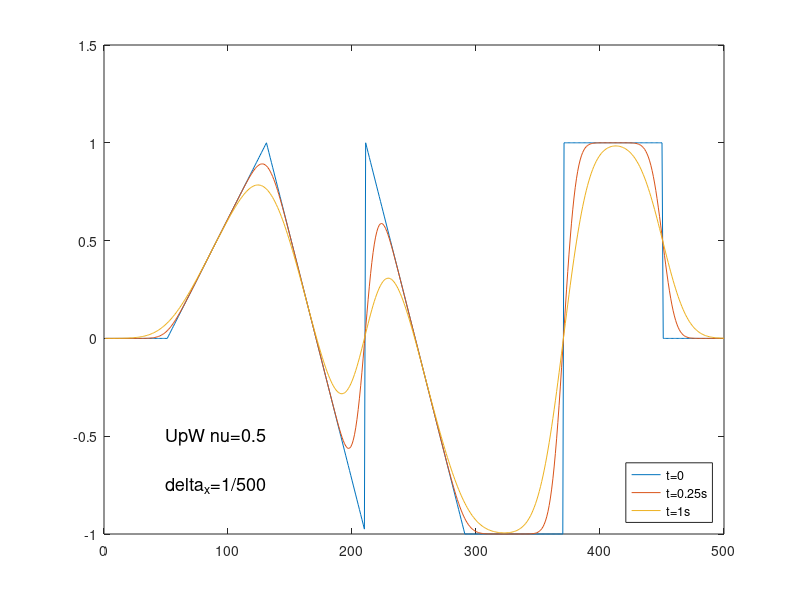
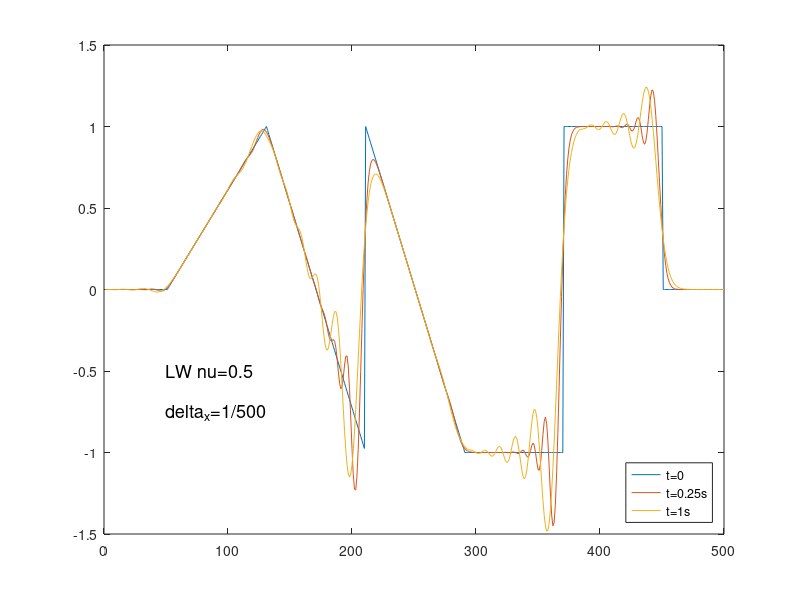
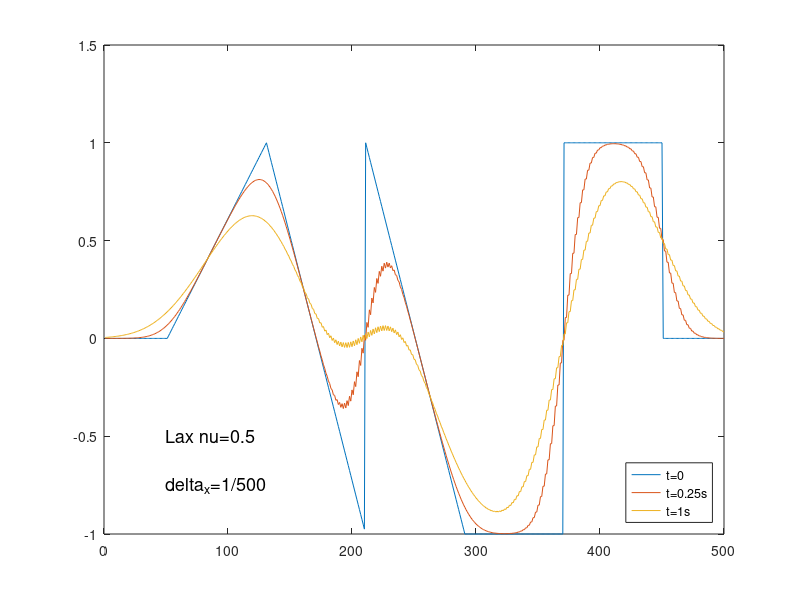
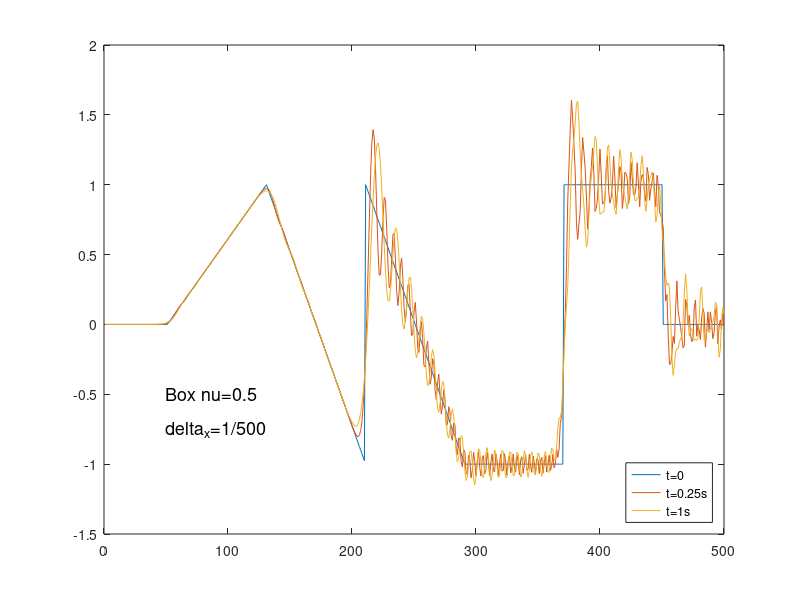

MATLAB code to generate these figures, in order: (Note: a time limit stopped this script after it produced the figures.)
J0=500; T1=0.25; T2=1;
for nu=[0.5,0.8] %0.7,0.9]
    nunu=nu*nu; nudiv=(1-nu)/(1+nu);
    d_x=1/J0; d_t=nu*d_x;
    N1=round(T1/d_t); N2=round(T2/d_t); J=round(J0+1+nu*N2);
    u0=zeros(J+1,1);
    for i=1:J
        x=(i-1)*d_x;
        if x<0.1
            u0(i,1)=0;
        elseif x<0.26
            u0(i,1)=(x-0.1)/0.16;
        elseif x<0.42
            u0(i,1)=(0.34-x)/0.08;
        elseif x<0.58
            u0(i,1)=(0.5-x)/0.08;
        elseif x<0.74
            u0(i,1)=-1;
        elseif x<0.9
            u0(i,1)=1;
        else
            u0(i,1)=0;
        end
    end
    for m=1:5
        figure(round(m+(nu-0.5)*50/3))
        plot(u0(1:J0,1))
        hold on
        u=zeros(J+1,1); utmp=u0;
        if m==5
            utmp2=zeros(J+1,1);
            for k=1:J0
                utmp2(k,1)=u0(k+1,1);
            end
        end
        for n=1:N2
            switch m
                case 1 %Upwind
                    u(1,1)=0; %u(1,1)=utmp(1,1);
                    for k=2:min((J0+n),J)
                        u(k,1)=(1-nu)*utmp(k,1)+nu*utmp(k-1);
                    end
                case 2 %Lax-Wendroff
                    u(1,1)=0;
                    %u(1,1)=(1-nunu)*utmp(1,1)+0.5*(nunu-nu)*utmp(2,1);
                    for k=2:min((J0+n),J)
                        u(k,1)=(1-nunu)*utmp(k,1)+0.5*((nunu+nu)* ...
                            utmp(k-1,1)+(nunu-nu)*utmp(k+1,1));
                    end
                case 3 %Lax-Friedrichs
                    u(1,1)=0; %u(1,1)=0.5*(1-nu)*utmp(2,1);
                    for k=2:min((J0+n),J)
                        u(k,1)=0.5*((1+nu)*utmp(k-1,1)+(1-nu)*utmp(k+1,1));
                    end
                case 4 %Thomee (Box)
                    u(1,1)=0;
                    for k=2:min((J0+n),J)
                        u(k,1)=utmp(k-1,1)+nudiv*(utmp(k,1)-u(k-1,1));
                    end
                case 5 %FrogLeap
                    u(1,1)=0; %u(1,1)=utmp2(1,1)-nu*utmp(2,1);
                   for k=2:min((J0+n),J)
                        u(k,1)=utmp2(k,1)+nu*(utmp(k-1,1)-utmp(k+1,1));
                   end
            end
            if n==N1
                plot(u((1+round(nu*N1)):(J0+round(nu*N1)),1))
                hold on
            end
            if m==5
                    utmp2=utmp;
            end
            utmp=u;
        end
        plot(u((1+round(nu*N2)):(J0+round(nu*N2)),1))
        legend('t=0','t=0.25s','t=1s','Location','SouthEast')
        switch m
            case 1
                cmt='UpW ';
            case 2
                cmt='LW ';
            case 3
                cmt='Lax ';
            case 4
                cmt='Box ' ;
            case 5
                cmt='Frog ';
        end
        if nu<0.6
            cmt=[cmt 'nu=0.5'];
        %elseif nu<0.8
        %    cmt=[cmt 'nu=0.7'];
        else
            cmt=[cmt 'nu=0.8']; %cmt=[cmt 'nu=0.9'];
        end
        text(50,-0.5,cmt,'FontSize',13)
        text(50,-0.75,'delta_x=1/500','FontSize',13)
        print(m,'-djpeg',[cmt '.jpg'])
    end
end
